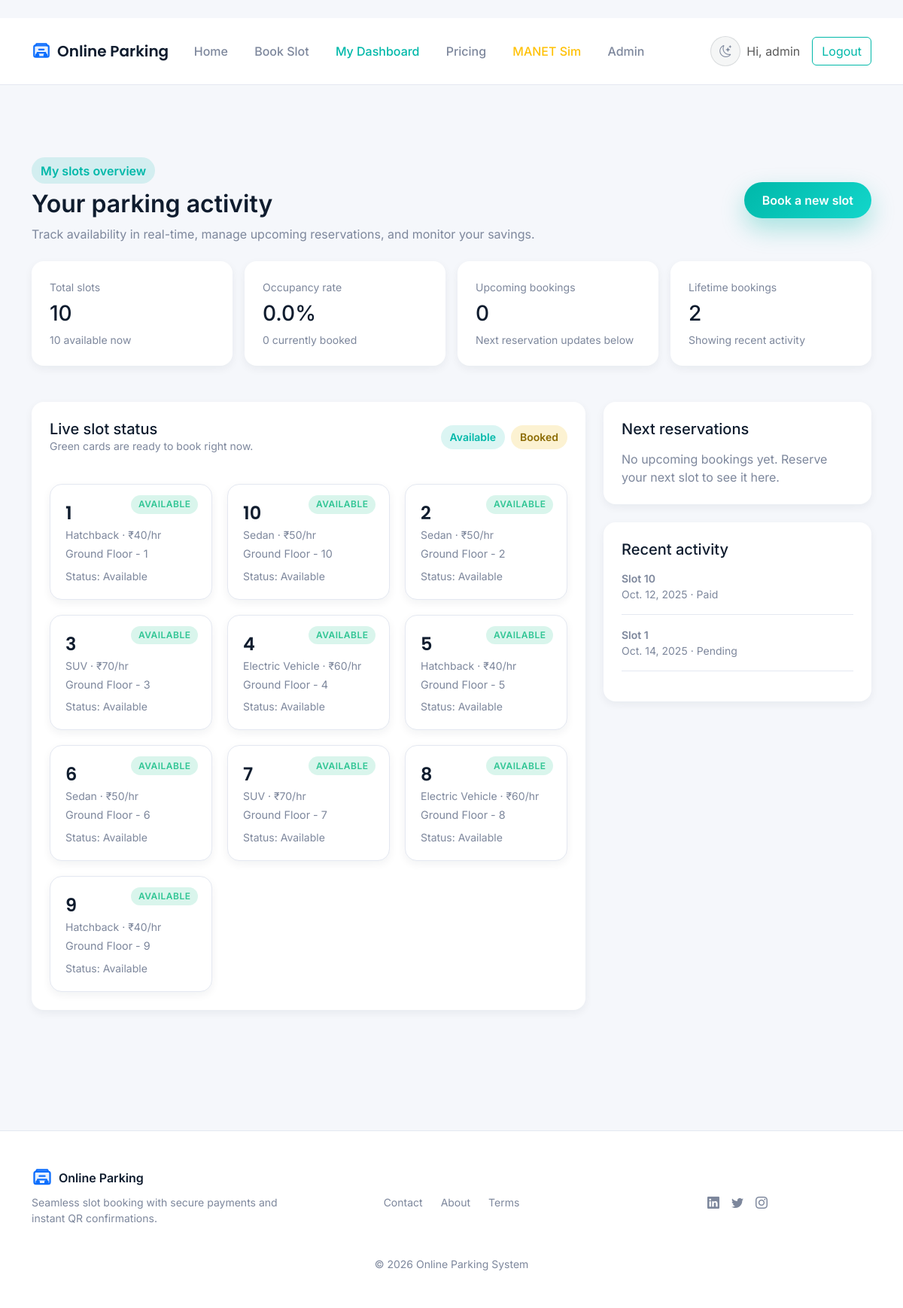
/bookings/dashboard/ (signed in), run on the app's committed database.
### accounts/models.py (models this page shows, shortened)
class User(AbstractUser):
    PHONE_MAX_LENGTH = 20
    PAYMENT_METHOD_GPAY = 'gpay'
    PAYMENT_CHOICES = [
        (PAYMENT_METHOD_GPAY, 'Google Pay / UPI'),
    ]
    phone = models.CharField(max_length=PHONE_MAX_LENGTH, blank=True)
    preferred_payment_method = models.CharField(
        max_length=20,
        blank=True,
        choices=PAYMENT_CHOICES,
        default=PAYMENT_METHOD_GPAY,
    )

### bookings/models.py (models this page shows, shortened)
class ParkingSlot(models.Model):
    STATUS_AVAILABLE = 'AVAILABLE'
    STATUS_BOOKED = 'BOOKED'
    STATUS_CHOICES = [
        (STATUS_AVAILABLE, 'Available'),
        (STATUS_BOOKED, 'Booked'),
    ]
    VEHICLE_HATCHBACK = 'HATCHBACK'
    VEHICLE_SEDAN = 'SEDAN'
    VEHICLE_SUV = 'SUV'
    VEHICLE_EV = 'EV'
    VEHICLE_CHOICES = [
        (VEHICLE_HATCHBACK, 'Hatchback'),
        (VEHICLE_SEDAN, 'Sedan'),
        (VEHICLE_SUV, 'SUV'),
        (VEHICLE_EV, 'Electric Vehicle'),
    ]
    slot_number = models.CharField(max_length=10, unique=True)
    location = models.CharField(max_length=100)
    vehicle_type = models.CharField(max_length=12, choices=VEHICLE_CHOICES, default=VEHICLE_SEDAN)
    status = models.CharField(max_length=10, choices=STATUS_CHOICES, default=STATUS_AVAILABLE)

class PricingTier(models.Model):
    vehicle_type = models.CharField(max_length=12, choices=ParkingSlot.VEHICLE_CHOICES, unique=True)
    hourly_rate = models.DecimalField(max_digits=7, decimal_places=2)
    description = models.CharField(max_length=120, blank=True)
    class Meta:
        ordering = ['vehicle_type']

class Booking(models.Model):
    PAYMENT_PENDING = 'PENDING'
    PAYMENT_PAID = 'PAID'
    PAYMENT_FAILED = 'FAILED'
    PAYMENT_STATUS_CHOICES = [
        (PAYMENT_PENDING, 'Pending'),
        (PAYMENT_PAID, 'Paid'),
        (PAYMENT_FAILED, 'Failed'),
    ]
    user = models.ForeignKey(settings.AUTH_USER_MODEL, on_delete=models.CASCADE, related_name='bookings')
    slot = models.ForeignKey(ParkingSlot, on_delete=models.CASCADE, related_name='bookings')
    vehicle_type = models.CharField(max_length=12, choices=ParkingSlot.VEHICLE_CHOICES, default=ParkingSlot.VEHICLE_SEDAN)
    date = models.DateField()
    start_time = models.TimeField()
    end_time = models.TimeField()
    amount = models.DecimalField(max_digits=8, decimal_places=2)
    payment_status = models.CharField(max_length=10, choices=PAYMENT_STATUS_CHOICES, default=PAYMENT_PENDING)
    stripe_session_id = models.CharField(max_length=200, blank=True)
    qr_code_image = models.ImageField(upload_to='qr_codes/', blank=True)
    created_at = models.DateTimeField(auto_now_add=True)
    class Meta:
        ordering = ['-created_at']

### bookings/views.py (the view)
# urls.py: path('dashboard/', views.dashboard, name='dashboard'),
@login_required
def dashboard(request):
    _, tiles, _, _ = _slot_tile_context()
    total_slots = len(tiles)
    available_count = sum(1 for tile in tiles if tile['available'])
    booked_count = total_slots - available_count
    today = timezone.localdate()
    user_bookings = Booking.objects.filter(user=request.user)
    total_user_bookings = user_bookings.count()
    upcoming = user_bookings.filter(date__gte=today).order_by('date', 'start_time')[:5]
    recent = user_bookings.order_by('-created_at')[:5]
    occupancy = round((booked_count / total_slots) * 100, 1) if total_slots else 0
    context = {
        'slot_tiles': tiles,
        'available_count': available_count,
        'booked_count': booked_count,
        'total_slots': total_slots,
        'occupancy': occupancy,
        'upcoming_bookings': upcoming,
        'recent_bookings': recent,
        'total_user_bookings': total_user_bookings,
    }
    return render(request, 'bookings/dashboard.html', context)

### bookings/views.py (called while the page is built)
def _current_availability_map():
    now = timezone.localtime()
    current_time = now.time()
    today = now.date()
    availability = {}
    for slot in ParkingSlot.objects.all().order_by('slot_number'):
        active = Booking.objects.filter(
            slot=slot,
            date=today,
            start_time__lte=current_time,
            end_time__gt=current_time,
            payment_status=Booking.PAYMENT_PAID,
        ).exists()
        availability[slot.id] = not active
    return availability

### templates/bookings/dashboard.html (shortened to what this page needs)
﻿{% extends 'base.html' %}
{% block content %}
<section class="viewport-pad">
  <div class="container">
    <div class="d-flex flex-column flex-md-row justify-content-between align-items-md-center gap-3 mb-4">
      <div>
        <span class="badge-soft">My slots overview</span>
        <h2 class="fw-semibold mt-2">Your parking activity</h2>
        <p class="muted mb-0">Track availability in real-time, manage upcoming reservations, and monitor your savings.</p>
      </div>
      <a href="/bookings/book/" class="btn btn-primary">Book a new slot</a>
    </div>
    <div class="row g-3 mb-5">
      <div class="col-md-3">
        <div class="card h-100">
          <div class="muted small">Total slots</div>
          <h3 class="mt-2">{{ total_slots }}</h3>
          <div class="small text-success">{{ available_count }} available now</div>
        </div>
      </div>
      <div class="col-md-3">
        <div class="card h-100">
          <div class="muted small">Occupancy rate</div>
          <h3 class="mt-2">{{ occupancy }}%</h3>
          <div class="small text-muted">{{ booked_count }} currently booked</div>
        </div>
      </div>
      <div class="col-md-3">
        <div class="card h-100">
          <div class="muted small">Upcoming bookings</div>
          <h3 class="mt-2">{{ upcoming_bookings|length }}</h3>
          <div class="small text-muted">Next reservation updates below</div>
        </div>
      </div>
      <div class="col-md-3">
        <div class="card h-100">
          <div class="muted small">Lifetime bookings</div>
          <h3 class="mt-2">{{ total_user_bookings }}</h3>
          <div class="small text-muted">Showing recent activity</div>
        </div>
      </div>
    </div>
    <div class="row g-4">
      <div class="col-lg-8">
        <div class="card">
          <div class="d-flex justify-content-between align-items-center mb-3">
            <div>
              <h5 class="mb-0">Live slot status</h5>
              <small class="muted">Green cards are ready to book right now.</small>
            </div>
            <div class="d-flex gap-2 small">
              <span class="badge-soft">Available</span>
              <span class="badge-soft" style="background: rgba(242, 201, 76, 0.25); color: #8c6b03;">Booked</span>
            </div>
          </div>
          <div class="slot-grid">
            {% for tile in slot_tiles %}
              <div class="slot-tile" data-status="{% if tile.available %}available{% else %}booked{% endif %}" data-label="{% if tile.available %}Available{% else %}Booked{% endif %}">
                <div class="slot-code">{{ tile.code }}</div>
                <div class="muted small">{{ tile.vehicle_label }} &middot; &#8377;{{ tile.rate|floatformat:'0' }}/hr</div>
                <div class="slot-location mt-1">{{ tile.location }}</div>
                <div class="muted small mt-2">Status: {% if tile.available %}Available{% else %}Booked{% endif %}</div>
              </div>
            {% empty %}
              <p class="muted">No slots configured yet. Add slots from the admin dashboard.</p>
            {% endfor %}
          </div>
        </div>
      </div>
      <div class="col-lg-4">
        <div class="card mb-4">
          <h5 class="mb-3">Next reservations</h5>
          {% if upcoming_bookings %}
            <ul class="list-unstyled mb-0 small">
              {% for booking in upcoming_bookings %}
              <li class="mb-3 pb-3 border-bottom">
                <div class="fw-semibold">Slot {{ booking.slot.slot_number }} &middot; {{ booking.date }}</div>
                <div class="muted">{{ booking.start_time }} - {{ booking.end_time }}</div>
                <div class="small">Amount: &#8377;{{ booking.amount }}</div>
              </li>
              {% endfor %}
            </ul>
          {% else %}
            <p class="muted mb-0">No upcoming bookings yet. Reserve your next slot to see it here.</p>
          {% endif %}
        </div>
        <div class="card">
          <h5 class="mb-3">Recent activity</h5>
          {% if recent_bookings %}
            <ul class="list-unstyled mb-0 small">
              {% for booking in recent_bookings %}
              <li class="mb-3 pb-3 border-bottom">
                <div class="fw-semibold">Slot {{ booking.slot.slot_number }}</div>
                <div class="muted">{{ booking.date }} &middot; {{ booking.get_payment_status_display }}</div>
              </li>
              {% endfor %}
            </ul>
          {% else %}
            <p class="muted mb-0">Your recent bookings will appear here.</p>
          {% endif %}
        </div>
      </div>
    </div>
  </div>
</section>
{% endblock %}

### templates/base.html (shortened to what this page needs)
<!doctype html>
<html lang="en">
  <head>
    <link href="https://cdn.jsdelivr.net/npm/bootstrap@5.3.3/dist/css/bootstrap.min.css" rel="stylesheet">
    <link href="/static/styles.css" rel="stylesheet">
    <link rel="stylesheet" href="https://cdn.jsdelivr.net/npm/bootstrap-icons@1.11.3/font/bootstrap-icons.css">
  </head>
  <body>
    <nav class="navbar navbar-expand-lg navbar-light">
      <div class="container">
        <a class="navbar-brand d-flex align-items-center gap-2" href="/">
          <img src="/static/logo.svg" alt="Logo" width="26" height="26">
          <span>Online Parking</span>
        </a>
        <div class="collapse navbar-collapse" id="navbars">
          <ul class="navbar-nav me-auto mb-2 mb-lg-0">
            <li class="nav-item"><a class="nav-link" href="/">Home</a></li>
            <li class="nav-item"><a class="nav-link" href="/bookings/book/">Book Slot</a></li>
            <li class="nav-item"><a class="nav-link" href="/bookings/dashboard/">My Dashboard</a></li>
            <li class="nav-item"><a class="nav-link" href="/#how-it-works">Pricing</a></li>
            <li class="nav-item"><a class="nav-link text-warning" href="/manet/">MANET Sim</a></li>
            {% if user.is_staff %}
              <li class="nav-item"><a class="nav-link" href="/bookings/admin/dashboard/">Admin</a></li>
            {% endif %}
          </ul>
          <ul class="navbar-nav align-items-center gap-2">
            <li class="nav-item">
              <button class="btn-theme-toggle" id="themeToggle" type="button" aria-label="Toggle theme"></button>
            </li>
            {% if user.is_authenticated %}
              <li class="nav-item"><span class="navbar-text me-2">Hi, {{ user.username }}</span></li>
              <li class="nav-item"><a class="btn btn-outline-primary" href="/accounts/logout/">Logout</a></li>
            {% else %}
              <li class="nav-item"><a class="btn btn-outline-primary me-2" href="/accounts/login/">Login</a></li>
              <li class="nav-item"><a class="btn btn-primary" href="/accounts/signup/">Register</a></li>
            {% endif %}
          </ul>
        </div>
      </div>
    </nav>
    <main class="main-content">
      {% block content %}{% endblock %}
    </main>
    <footer class="footer py-5">
      <div class="container">
        <div class="row align-items-center gy-3">
          <div class="col-md-4 text-md-start text-center">
            <div class="d-flex align-items-center justify-content-md-start justify-content-center gap-2">
              <img src="/static/logo.svg" alt="Logo" width="28" height="28">
              <span class="fw-semibold">Online Parking</span>
            </div>
            <p class="small text-muted mt-2">Seamless slot booking with secure payments and instant QR confirmations.</p>
          </div>
          <div class="col-md-4">
            <div class="d-flex justify-content-center gap-4 small text-muted">
              <a href="#">Contact</a>
              <a href="#">About</a>
              <a href="#">Terms</a>
            </div>
          </div>
          <div class="col-md-4">
            <div class="social-icons">
              <a href="#" aria-label="LinkedIn"><i class="bi bi-linkedin"></i></a>
              <a href="#" aria-label="Twitter"><i class="bi bi-twitter"></i></a>
              <a href="#" aria-label="Instagram"><i class="bi bi-instagram"></i></a>
            </div>
          </div>
        </div>
        <div class="text-center small text-muted mt-4">&copy; {% now "Y" %} Online Parking System</div>
      </div>
    </footer>
  </body>
</html>

### data on the page
User: username "admin"
ParkingSlot: code "1", vehicle_label "Hatchback", rate "40", location "Ground Floor - 1"
ParkingSlot: code "10", vehicle_label "Sedan", rate "50", location "Ground Floor - 10"
ParkingSlot: code "2", vehicle_label "Sedan", rate "50", location "Ground Floor - 2"
ParkingSlot: code "3", vehicle_label "SUV", rate "70", location "Ground Floor - 3"
ParkingSlot: code "4", vehicle_label "Electric Vehicle", rate "60", location "Ground Floor - 4"
ParkingSlot: code "5", vehicle_label "Hatchback", rate "40", location "Ground Floor - 5"
ParkingSlot: code "6", vehicle_label "Sedan", rate "50", location "Ground Floor - 6"
ParkingSlot: code "7", vehicle_label "SUV", rate "70", location "Ground Floor - 7"
ParkingSlot: code "8", vehicle_label "Electric Vehicle", rate "60", location "Ground Floor - 8"
ParkingSlot: code "9", vehicle_label "Hatchback", rate "40", location "Ground Floor - 9"
Booking: slot.slot_number "10", date "Oct. 12, 2025", payment_status "Paid"
Booking: slot.slot_number "1", date "Oct. 14, 2025", payment_status "Pending"

### other printed values
{{ total_slots }} "10"
{{ available_count }} "10"
{{ occupancy }} "0.0"
{{ booked_count }} "0"
{{ upcoming_bookings|length }} "0"
{{ total_user_bookings }} "2"
